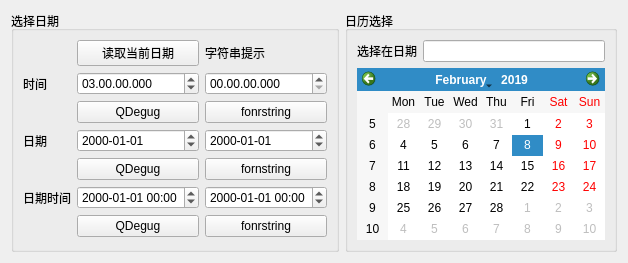
<?xml version="1.0" encoding="UTF-8"?>
<ui version="4.0">
 <class>Widget</class>
 <widget class="QWidget" name="Widget">
  <property name="geometry">
   <rect>
    <x>0</x>
    <y>0</y>
    <width>618</width>
    <height>263</height>
   </rect>
  </property>
  <property name="windowTitle">
   <string>time和labe的使用</string>
  </property>
  <layout class="QHBoxLayout" name="horizontalLayout" stretch="2,1">
   <item>
    <widget class="QGroupBox" name="groupBox">
     <property name="title">
      <string>选择日期</string>
     </property>
     <layout class="QGridLayout" name="gridLayout">
      <property name="leftMargin">
       <number>9</number>
      </property>
      <property name="topMargin">
       <number>9</number>
      </property>
      <item row="1" column="3">
       <widget class="QTimeEdit" name="timeEdit_2">
        <property name="currentSection">
         <enum>QDateTimeEdit::Section::HourSection</enum>
        </property>
        <property name="displayFormat">
         <string>hh.mm.ss.zzz</string>
        </property>
        <property name="calendarPopup">
         <bool>false</bool>
        </property>
        <property name="time">
         <time>
          <hour>0</hour>
          <minute>0</minute>
          <second>0</second>
         </time>
        </property>
       </widget>
      </item>
      <item row="2" column="2">
       <widget class="QPushButton" name="pushButton_2">
        <property name="text">
         <string>QDegug</string>
        </property>
       </widget>
      </item>
      <item row="1" column="2">
       <widget class="QTimeEdit" name="timeEdit">
        <property name="dateTime">
         <datetime>
          <hour>3</hour>
          <minute>0</minute>
          <second>0</second>
          <year>2000</year>
          <month>5</month>
          <day>30</day>
         </datetime>
        </property>
        <property name="maximumDateTime">
         <datetime>
          <hour>23</hour>
          <minute>59</minute>
          <second>59</second>
          <year>2000</year>
          <month>5</month>
          <day>30</day>
         </datetime>
        </property>
        <property name="minimumDateTime">
         <datetime>
          <hour>0</hour>
          <minute>0</minute>
          <second>0</second>
          <year>2000</year>
          <month>5</month>
          <day>30</day>
         </datetime>
        </property>
        <property name="maximumDate">
         <date>
          <year>2000</year>
          <month>5</month>
          <day>30</day>
         </date>
        </property>
        <property name="currentSection">
         <enum>QDateTimeEdit::Section::HourSection</enum>
        </property>
        <property name="displayFormat">
         <string>HH.mm.ss.zzz</string>
        </property>
        <property name="time">
         <time>
          <hour>3</hour>
          <minute>0</minute>
          <second>0</second>
         </time>
        </property>
       </widget>
      </item>
      <item row="6" column="2">
       <widget class="QDateTimeEdit" name="dateTimeEdit">
        <property name="displayFormat">
         <string>yyyy-MM-dd hh:mm</string>
        </property>
       </widget>
      </item>
      <item row="0" column="3">
       <widget class="QLabel" name="label">
        <property name="text">
         <string>字符串提示</string>
        </property>
       </widget>
      </item>
      <item row="3" column="2">
       <widget class="QDateEdit" name="dateEdit">
        <property name="displayFormat">
         <string>yyyy-MM-dd</string>
        </property>
       </widget>
      </item>
      <item row="3" column="1">
       <widget class="QLabel" name="label_3">
        <property name="text">
         <string>日期</string>
        </property>
       </widget>
      </item>
      <item row="1" column="1">
       <widget class="QLabel" name="label_2">
        <property name="text">
         <string>时间</string>
        </property>
       </widget>
      </item>
      <item row="2" column="3">
       <widget class="QPushButton" name="pushButton_3">
        <property name="text">
         <string>fonrstring</string>
        </property>
       </widget>
      </item>
      <item row="0" column="2">
       <widget class="QPushButton" name="pushButton">
        <property name="text">
         <string>读取当前日期</string>
        </property>
       </widget>
      </item>
      <item row="7" column="3">
       <widget class="QPushButton" name="pushButton_7">
        <property name="text">
         <string>fonrstring</string>
        </property>
       </widget>
      </item>
      <item row="6" column="1">
       <widget class="QLabel" name="label_4">
        <property name="text">
         <string>日期时间</string>
        </property>
       </widget>
      </item>
      <item row="7" column="2">
       <widget class="QPushButton" name="pushButton_6">
        <property name="text">
         <string>QDegug</string>
        </property>
       </widget>
      </item>
      <item row="4" column="3">
       <widget class="QPushButton" name="pushButton_5">
        <property name="text">
         <string>fornstring</string>
        </property>
       </widget>
      </item>
      <item row="4" column="2">
       <widget class="QPushButton" name="pushButton_4">
        <property name="text">
         <string>QDegug</string>
        </property>
       </widget>
      </item>
      <item row="3" column="3">
       <widget class="QDateEdit" name="dateEdit_2">
        <property name="currentSection">
         <enum>QDateTimeEdit::Section::YearSection</enum>
        </property>
        <property name="displayFormat">
         <string>yyyy-MM-dd</string>
        </property>
       </widget>
      </item>
      <item row="6" column="3">
       <widget class="QDateTimeEdit" name="dateTimeEdit_2">
        <property name="displayFormat">
         <string>yyyy-MM-dd hh:mm</string>
        </property>
       </widget>
      </item>
     </layout>
    </widget>
   </item>
   <item>
    <widget class="QGroupBox" name="groupBox_2">
     <property name="title">
      <string>日历选择</string>
     </property>
     <layout class="QFormLayout" name="formLayout">
      <item row="0" column="0">
       <widget class="QLabel" name="label_5">
        <property name="text">
         <string>选择在日期</string>
        </property>
       </widget>
      </item>
      <item row="0" column="1">
       <widget class="QLineEdit" name="lineEdit_4"/>
      </item>
      <item row="1" column="0" colspan="2">
       <widget class="QCalendarWidget" name="calendarWidget">
        <property name="selectedDate">
         <date>
          <year>2019</year>
          <month>2</month>
          <day>8</day>
         </date>
        </property>
       </widget>
      </item>
     </layout>
    </widget>
   </item>
  </layout>
 </widget>
 <resources/>
 <connections/>
</ui>
